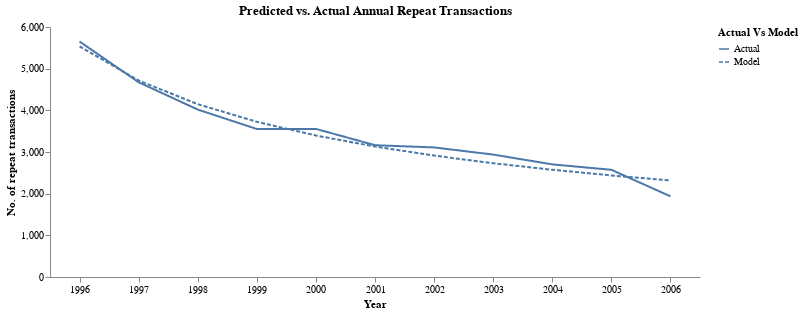

Here is the notebook cell this chart was saved with:
### Markdown cell above
### Tracking Plots

### Code cell
act_yearly_repeat = data.data.select(pl.col('*').exclude('ID', '1995')).sum().collect().to_numpy()
act_cum_repeat = act_yearly_repeat.cumsum()

A1 = alpha / (alpha + beta)
A2 = 1/(gamma-1)
n_trans = np.arange(1, len(years))
A3 = np.exp(gammaln(delta+n_trans+1)+gammaln(gamma+delta)-gammaln(delta)-gammaln(gamma+delta+n_trans))
E_X_n = A1 * (delta*A2-A2*A3)

est_cum_repeat = np.sum(rfm_array_calib[:,3]) * E_X_n
est_yearly_repeat = np.diff(est_cum_repeat, prepend=0)

yearly_repeat = pl.DataFrame({'Year': years[1:], 'Actual': act_yearly_repeat.flatten(), 'Model': est_yearly_repeat.flatten()})
yearly_repeat = yearly_repeat.unpivot(on=['Actual', 'Model'], index='Year', variable_name='Actual Vs Model', value_name='Repeat Trans')
cum_repeat = pl.DataFrame({'Year': years[1:], 'Actual': act_cum_repeat.flatten(), 'Model': est_cum_repeat.flatten()})
cum_repeat = cum_repeat.unpivot(on=['Actual', 'Model'], index='Year', variable_name='Actual Vs Model', value_name='Repeat Trans')

(
    alt.Chart(yearly_repeat).mark_line().encode(
        x=alt.X('Year', axis=alt.Axis(labelAngle=0)),
        y=alt.Y('Repeat Trans', title='No. of repeat transactions'),
        strokeDash='Actual Vs Model'
    ).properties(
            width=650,
            height=250,
            title='Predicted vs. Actual Annual Repeat Transactions'
    ).configure_view(stroke=None).configure_axisY(grid=False).configure_axisX(grid=False)  
)

### Figure 1 — Vega-Lite specification as saved in the notebook (floating-point values rounded to 4 significant figures)
{"$schema": "https://vega.github.io/schema/vega-lite/v5.20.1.json", "config": {"axisX": {"grid": false}, "axisY": {"grid": false}, "view": {"continuousHeight": 300, "continuousWidth": 300, "stroke": null}}, "data": {"name": "data-8a008725596d24418e8f47d884237772"}, "datasets": {"data-8a008725596d24418e8f47d884237772": [{"Actual Vs Model": "Actual", "Repeat Trans": 5652, "Year": "1996"}, {"Actual Vs Model": "Actual", "Repeat Trans": 4674, "Year": "1997"}, {"Actual Vs Model": "Actual", "Repeat Trans": 4019, "Year": "1998"}, {"Actual Vs Model": "Actual", "Repeat Trans": 3552, "Year": "1999"}, {"Actual Vs Model": "Actual", "Repeat Trans": 3555, "Year": "2000"}, {"Actual Vs Model": "Actual", "Repeat Trans": 3163, "Year": "2001"}, {"Actual Vs Model": "Actual", "Repeat Trans": 3110, "Year": "2002"}, {"Actual Vs Model": "Actual", "Repeat Trans": 2938, "Year": "2003"}, {"Actual Vs Model": "Actual", "Repeat Trans": 2703, "Year": "2004"}, {"Actual Vs Model": "Actual", "Repeat Trans": 2573, "Year": "2005"}, {"Actual Vs Model": "Actual", "Repeat Trans": 1936, "Year": "2006"}, {"Actual Vs Model": "Model", "Repeat Trans": 5536.0, "Year": "1996"}, {"Actual Vs Model": "Model", "Repeat Trans": 4717.0, "Year": "1997"}, {"Actual Vs Model": "Model", "Repeat Trans": 4148.0, "Year": "1998"}, {"Actual Vs Model": "Model", "Repeat Trans": 3725.0, "Year": "1999"}, {"Actual Vs Model": "Model", "Repeat Trans": 3396.0, "Year": "2000"}, {"Actual Vs Model": "Model", "Repeat Trans": 3132.0, "Year": "2001"}, {"Actual Vs Model": "Model", "Repeat Trans": 2914.0, "Year": "2002"}, {"Actual Vs Model": "Model", "Repeat Trans": 2730.0, "Year": "2003"}, {"Actual Vs Model": "Model", "Repeat Trans": 2574.0, "Year": "2004"}, {"Actual Vs Model": "Model", "Repeat Trans": 2438.0, "Year": "2005"}, {"Actual Vs Model": "Model", "Repeat Trans": 2319.0, "Year": "2006"}]}, "encoding": {"strokeDash": {"field": "Actual Vs Model", "type": "nominal"}, "x": {"axis": {"labelAngle": 0}, "field": "Year", "type": "nominal"}, "y": {"field": "Repeat Trans", "title": "No. of repeat transactions", "type": "quantitative"}}, "height": 250, "mark": {"type": "line"}, "title": "Predicted vs. Actual Annual Repeat Transactions", "width": 650}
